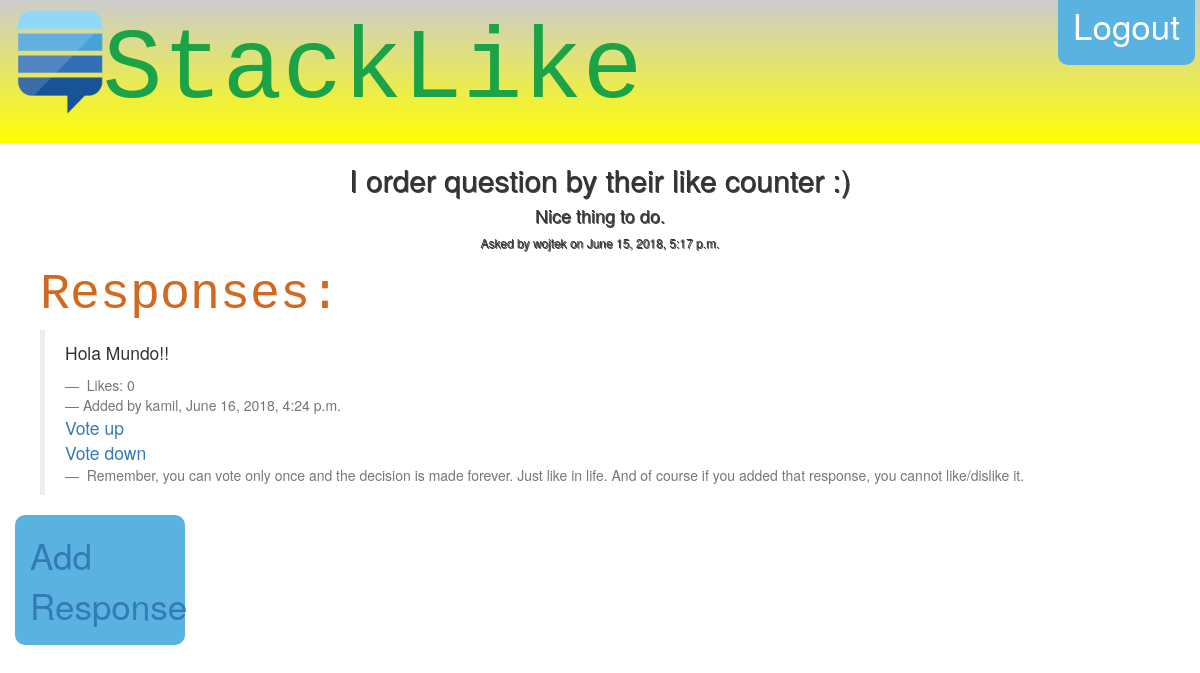
Page /home/Python/11 (signed in) on the committed database.
### StackLike/models.py (models this page shows, shortened)
class Question(models.Model):
    topic = models.CharField(max_length=20, default="No topic given.")
    user = models.ForeignKey(User, on_delete=models.CASCADE,)
    category = models.ForeignKey(Category, on_delete=models.CASCADE,)
    question_text = models.CharField(max_length=1000)
    pub_date = models.DateTimeField('date published')

class Response(models.Model):
    user = models.ForeignKey(User, on_delete=models.CASCADE,)
    question = models.ForeignKey(Question, on_delete=models.CASCADE,)
    message_text = models.CharField(max_length=2000)
    like_counter = models.IntegerField(default=0)
    pub_date = models.DateTimeField('date published',)

### StackLike/views.py (the view)
# urls.py: re_path('home/([^/]+)/(\\d+)/?$', views.show_question, name='show_question'),
@login_required
def show_question(request, question_category, question_id):
    responses = Response.objects.order_by('-like_counter').filter(question__id=question_id)
    question_topic = Question.objects.get(id=question_id).topic
    question_text = Question.objects.get(id=question_id).question_text
    pub_date = Question.objects.get(id=question_id).pub_date
    return render(request, 'home/question_page.html', {'responses_list': responses, 'question_topic': question_topic,
                                                       'question_text': question_text, 'question_id': question_id,
                                                       'category_name': question_category, 'pub_date': pub_date})

### templates/home/question_page.html
{% extends "base.html" %}
{% block content %}
    <div class="w3-container w3-light-grey">
    <h2 style="text-shadow:1px 1px 0 #444" align="center">{{ question_topic }}</h2>
        <h4 style="text-shadow:1px 1px 0 #444" align="center">{{ question_text }}</h4>
    <h6 style="text-shadow:1px 1px 0 #444" align="center">Asked by {{ request.user }} on {{ pub_date }}</h6>
    </div>
    {% if responses_list %}
 <ul>
      <div class="category" style="font-family:Courier"> Responses: </div>
 {% for response in  responses_list %}
      <blockquote>
        <p>{{ response.message_text }}</p>
          <footer> Likes: {{ response.like_counter }}</footer>
          <footer>Added by {{ response.user }}, {{ response.pub_date }}</footer>
          <div class="submit" ><a href="{% url 'vote' category_name question_id response.id '+' %}"> Vote up</a></div>
          <div class="submit" ><a href="{% url 'vote' category_name question_id response.id '-' %}">Vote down</a></div>
          <footer> Remember, you can vote only once and the decision is made forever. Just like in life. And of course if you added that response, you cannot like/dislike it.</footer>
      </blockquote>
 {% endfor %}
 </ul>
    {% else %}
    <h1>No responses</h1>
    {% endif %}
    <div class="col-sm-2"><div class="btn-login" style=" border-top-left-radius: 10px; border-top-right-radius: 10px;
     border-bottom-left-radius: 10px; border-bottom-right-radius: 10px"> <a href="{% url 'new_response' question_id %}">Add Response</a></div></div>
 {% endblock %}

### StackLike/static/StackLike/page_style.css (style rules this page uses)
body { padding-top: 0px; }
.btn-login { background-color: #59B2E0; outline: none; color: #fff; font-size: 35px; height: auto; font-weight: normal; padding: 15px; border-color: #59B2E6; }
.category { font-size: 50px; color: chocolate; text-decoration: none; }

### rows in the picture
Question: topic "I order question by their like counter :)", question_text "Nice thing to do.", pub_date "June 15, 2018, 5:17 p.m."
Response: message_text "Hola Mundo!!", like_counter "0", user "kamil", pub_date "June 16, 2018, 4:24 p.m."

### other values in the picture
{{ request.user }} "wojtek"
